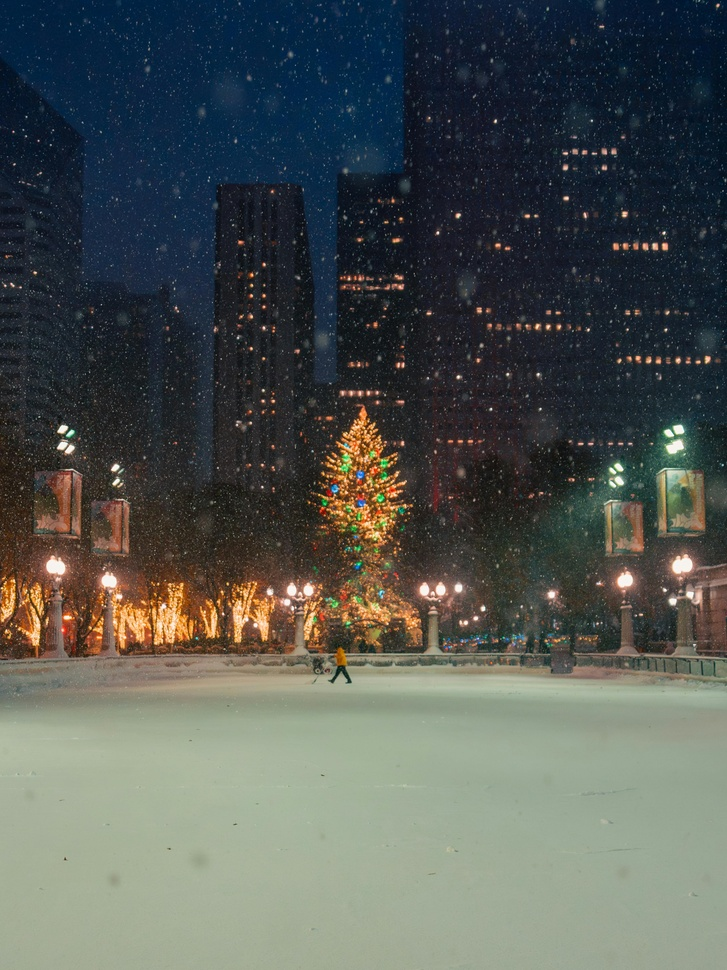
#> input picture v05_data_aug/inputjpg.jpg, 727 x 970 px, shrunk from 3082 x 4109 before the run, found by its file name
$ python v05_2_cv2.py
#> lines starting #> are read from the running program, lines starting #| are printed output that depends on the picture
import cv2
import matplotlib.pyplot as plt

# 1. 이미지 로드
img = cv2.imread("v05_data_aug/inputjpg.jpg")
#> img is the input picture: shape (970, 727, 3); mean B, G, R 82.7, 86.7, 81.6

# 2. 이미지 전처리
# 2-1. 이미지 전처리 (수평 반전)
img_flipped = cv2.flip(img, 1)
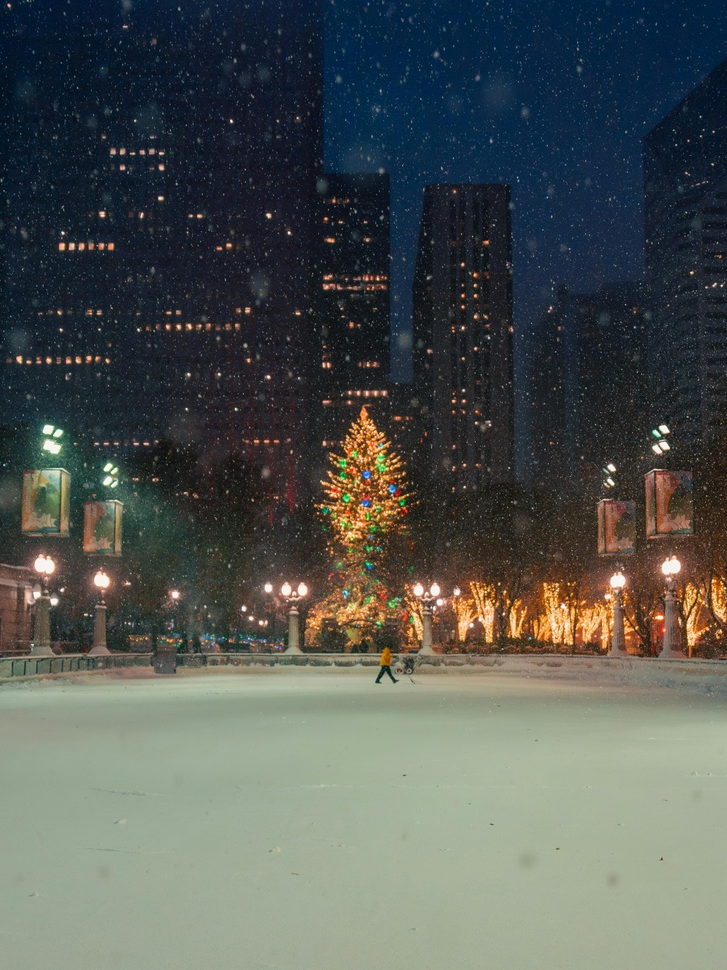
#> img_flipped: shape (970, 727, 3); mean B, G, R 82.7, 86.7, 81.6
#1 = 수평, 0= 수직, -1= 수평+수직

# 2-2. 이미지 전처리
img_0flip = cv2.flip(img, 0)
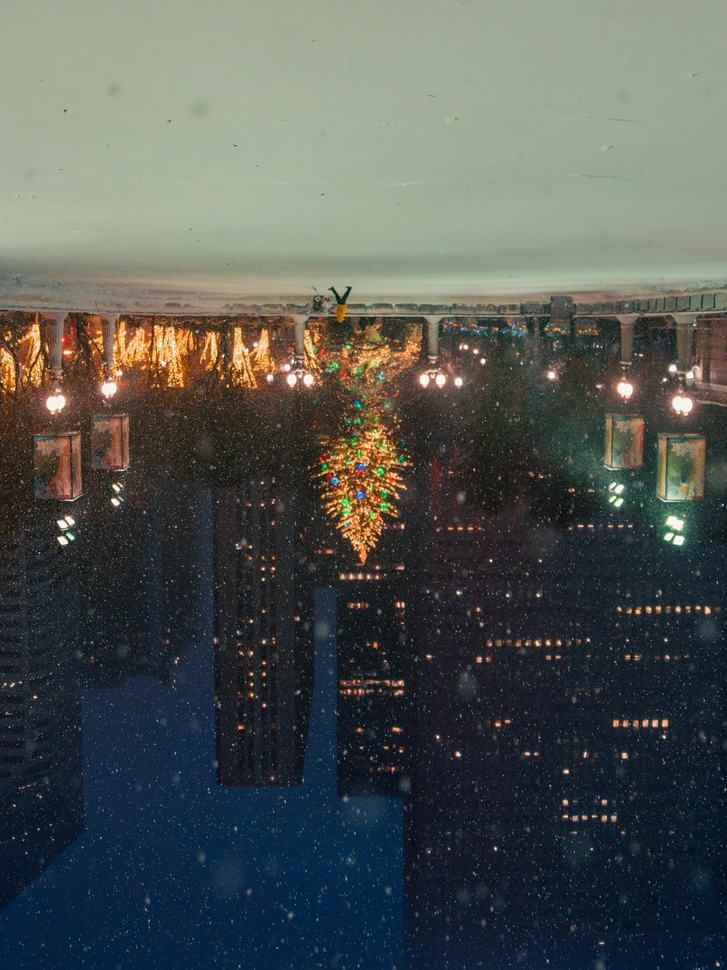
#> img_0flip: shape (970, 727, 3); mean B, G, R 82.7, 86.7, 81.6
# 2-3. 이미지 전처리
img_11flip = cv2.flip(img, -1)
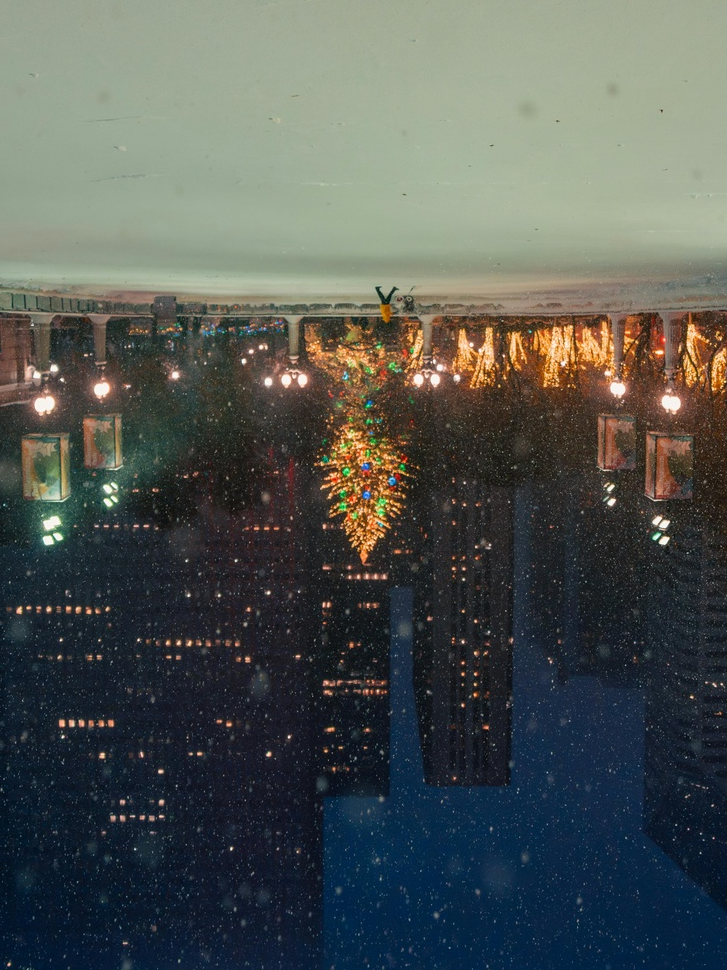
#> img_11flip: shape (970, 727, 3); mean B, G, R 82.7, 86.7, 81.6

# 3. 이미지 시각화
fig, ax = plt.subplots(2,2, figsize=(10,5))
# subplots(2,2...= 0.0 0.1 1.0 1.1 4칸만 존재함
#subplots(2,2의 칸수에 주의 할것.

# 3-1. 원본 이미지
ax[0,0].imshow(cv2.cvtColor(img, cv2.COLOR_RGB2BGR))
ax[0,0].axis('off')
ax[0,0].set_title("Original")

ax[0,1].imshow(cv2.cvtColor(img_flipped, cv2.COLOR_RGB2BGR))
ax[0,1].axis('off')
ax[0,1].set_title("filp")

ax[1,0].imshow(cv2.cvtColor(img_0flip, cv2.COLOR_RGB2BGR))
ax[1,0].axis('off')
ax[1,0].set_title("0filp")

ax[1,1].imshow(cv2.cvtColor(img_11flip, cv2.COLOR_RGB2BGR))
ax[1,1].axis('off')
ax[1,1].set_title("11filp")

plt.show()
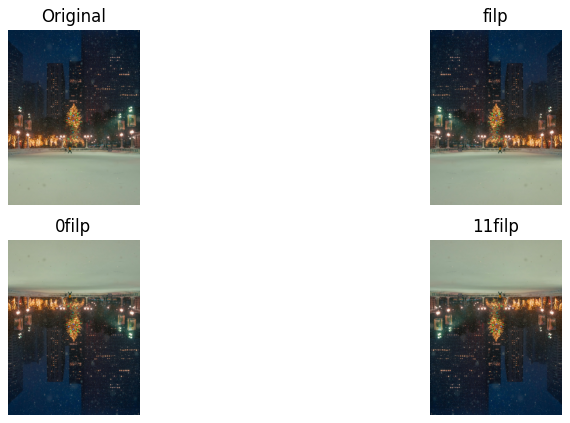
#> figure drawn by matplotlib, 4 panels

# 4. 이미지 저장
cv2.imwrite("./img_flipped.jpg", img_flipped)
cv2.imwrite("./img_0flip.jpg", img_0flip)
cv2.imwrite("./img_11flip.jpg", img_11flip)
print("이미지 저장 완료")
